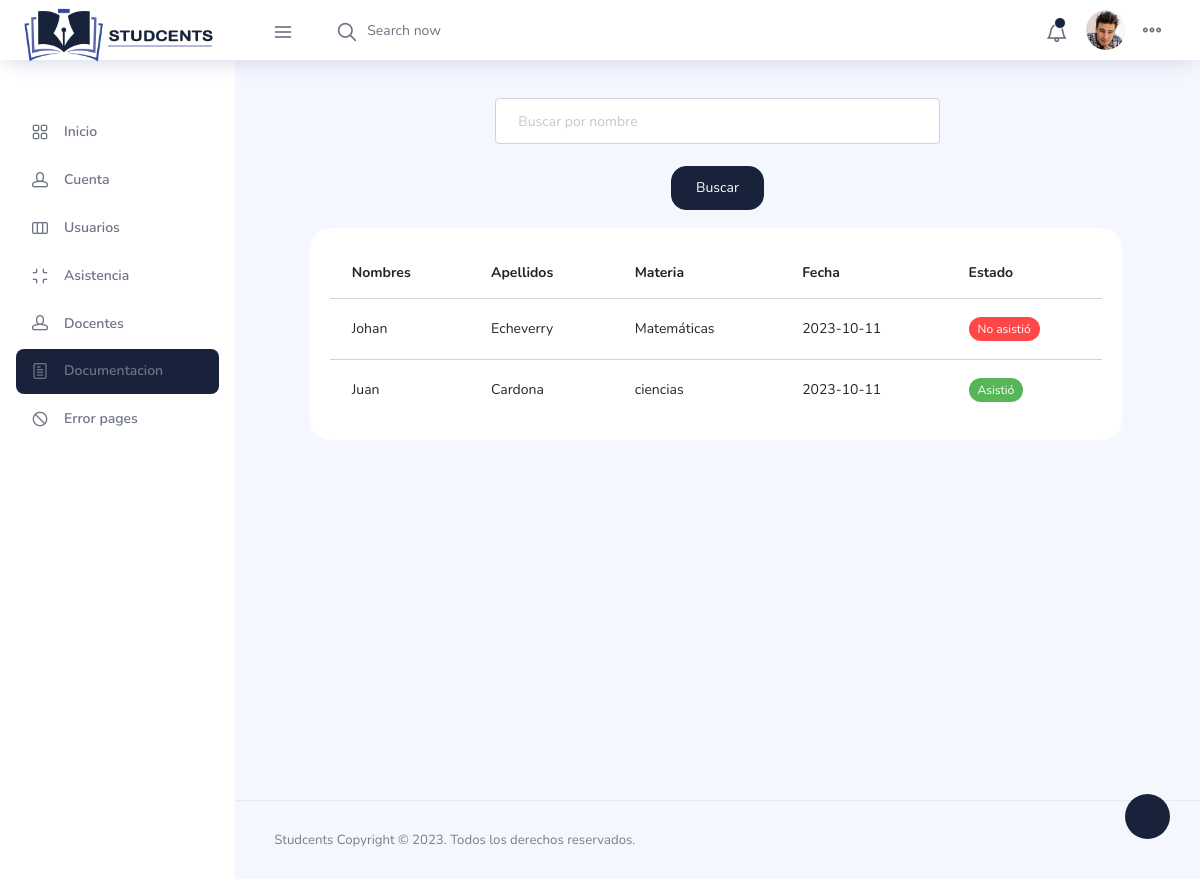
The page /dashboard.php?mod=dropdowns (signed in) on the database its author committed.
### tables this page shows
CREATE TABLE `asistencia` (
  `id_asistencia` int(11) NOT NULL,
  `id_estudiante` int(15) NOT NULL,
  `estado` varchar(5) NOT NULL,
  `fk_materia` int(15) NOT NULL,
  `fecha` date NOT NULL,
  `usuario_registra` int(15) NOT NULL
);

CREATE TABLE `user` (
  `doc` int(15) NOT NULL,
  `tipo_doc` varchar(20) NOT NULL,
  `nom1` varchar(50) NOT NULL,
  `nom2` varchar(50) NOT NULL,
  `ape1` varchar(50) NOT NULL,
  `ape2` varchar(50) NOT NULL,
  `correo` varchar(100) NOT NULL,
  `tel` varchar(30) NOT NULL,
  `id_rol_fk` int(15) NOT NULL,
  `nac` date NOT NULL,
  `edad` int(3) NOT NULL,
  `fk_grupo` int(15) NOT NULL,
  `clave` varchar(101) NOT NULL
);

CREATE TABLE `materia` (
  `id_materia` int(15) NOT NULL,
  `nombre_materia` varchar(50) NOT NULL,
  `fk_id_dia` int(15) NOT NULL
);

### pages/ui-features/dropdowns.php (the view, shortened to what this page needs)
<!DOCTYPE html>
<html lang="en">
<head>
  <link rel="stylesheet" href="../../vendors/feather/feather.css">
  <link rel="stylesheet" href="../../vendors/ti-icons/css/themify-icons.css">
  <link rel="stylesheet" href="../../vendors/css/vendor.bundle.base.css">
  <link rel="stylesheet" href="../../css/vertical-layout-light/styles.css">
</head>
<center>
      <div class="main-panel" style="width: 100%;">
        <div class="content-wrapper">
        <form action="dashboard.php?mod=gestion_usuarios" method="post">
              <input type="text" class="form-control" placeholder="Buscar por nombre" name="txtbuscar" style="width: 50%;">
              <br>
              <button type="submit" class="btn btn-primary" name="btnbuscar">Buscar</button>
          </form>
          <div class="row">
          <div class="col-lg-11 grid-margin stretch-card" style="margin-left: 4%; width: 400px; margin-top: 2%;">
              <div class="card" style="width: 100;">
                <div class="card-body">
                  <div class="table-responsive">
                    <table class="table">
                      <thead>
                        <tr>
                          <th>Nombres</th>
                          <th>Apellidos</th>
                          <th>Materia</th>
                          <th>Fecha</th>
                          <th>Estado</th>
                        </tr>
                      </thead>
                      <tbody>
                        <?php
                          require ("connection.php");
                            $sql = $conn -> query("SELECT id_asistencia, user.nom1, user.ape1, fecha, estado, materia.nombre_materia AS nombre_materia
                            FROM asistencia
                            INNER JOIN user ON asistencia.id_estudiante = user.doc
                            INNER JOIN materia ON asistencia.fk_materia = materia.id_materia;
                            ");
                            while ($resultado = $sql->fetch_assoc()) {
                                echo "<tr>";
                                echo "<td>" . $resultado["nom1"] . "</td>";
                                echo "<td>" . $resultado["ape1"] . "</td>";
                                echo "<td>" . $resultado["nombre_materia"] . "</td>";
                                echo "<td>" . $resultado["fecha"] . "</td>";
                                if ($resultado["estado"] === "si") {
                                  echo '<td><label class="badge badge-success">Asistió</label></td>';
                              } elseif ($resultado["estado"] === "ex") {
                                  echo '<td><label class="badge badge-warning">Excusa</label></td>';
                              } else {
                                  echo '<td><label class="badge badge-danger">No asistió</label></td>';
                              }
                            }
                            ?>
                      </tbody>
                    </table>
                  </div>
                </div>
              </div>
            </div>
            </div>
          </div>
        </div>
        </center>
        <footer class="footer">
          <center>
          <div class="d-sm-flex justify-content-center justify-content-sm-between">
            <span class="text-muted text-center text-sm-left d-block d-sm-inline-block">Studcents Copyright © 2023.  <a href="#" target="_blank"></a>Todos los derechos reservados.</span>
          </div>
          </center>
</footer>
      </div>
    </div>
  </div>
</body>
</html>

### dashboard.php (shortened to what this page needs)
<!DOCTYPE html>
<html lang="en">
<head>
  <link rel="stylesheet" href="vendors/feather/feather.css">
  <link rel="stylesheet" href="vendors/ti-icons/css/themify-icons.css">
  <link rel="stylesheet" href="vendors/css/vendor.bundle.base.css">
  <link rel="stylesheet" href="vendors/datatables.net-bs4/dataTables.bootstrap4.css">
  <link rel="stylesheet" href="vendors/ti-icons/css/themify-icons.css">
  <link rel="stylesheet" type="text/css" href="js/select.dataTables.min.css">
  <link rel="stylesheet" href="css/vertical-layout-light/styles.css">
</head>
<body>
  <div class="container-scroller">
    <nav class="navbar col-lg-12 col-12 p-0 fixed-top d-flex flex-row">
      <div  class="text-center navbar-brand-wrapper d-flex align-items-center justify-content-center">
        <a href="dashboard.php"><img src="images/logo1.png" class="" style="width: 250px; margin-top: 3%;" alt="logo"/></a>
      </div>
      <div class="navbar-menu-wrapper d-flex align-items-center justify-content-end">
        <button class="navbar-toggler navbar-toggler align-self-center" type="button" data-toggle="minimize">
          <span class="icon-menu"></span>
        </button>
        <ul class="navbar-nav mr-lg-2">
          <li class="nav-item nav-search d-none d-lg-block">
            <div class="input-group">
              <div class="input-group-prepend hover-cursor" id="navbar-search-icon">
                <span class="input-group-text" id="search">
                  <i class="icon-search"></i>
                </span>
              </div>
              <input type="text" class="form-control" id="navbar-search-input" placeholder="Search now" aria-label="search" aria-describedby="search">
            </div>
          </li>
        </ul>
        <ul class="navbar-nav navbar-nav-right">
          <li class="nav-item dropdown">
            <a class="nav-link count-indicator dropdown-toggle" id="notificationDropdown" href="#" data-toggle="dropdown">
              <i class="icon-bell mx-0"></i>
              <span class="count"></span>
            </a>
          </li>
          <li class="nav-item nav-profile dropdown">
            <a class="nav-link dropdown-toggle" href="#" data-toggle="dropdown" id="profileDropdown">
              <img src="images/faces/face28.jpg" alt="profile"/>
            </a>
          </li>
          <li class="nav-item nav-settings d-none d-lg-flex">
            <a class="nav-link" href="#">
              <i class="icon-ellipsis"></i>
            </a>
          </li>
        </ul>
      </div>
    </nav>
    <div class="container-fluid page-body-wrapper">
      <div class="theme-setting-wrapper">
        <div id="settings-trigger"><i class="ti-settings"></i></div>
      </div>
      <nav class="sidebar " id="sidebar">
        <ul class="nav" style="margin-top: 20%;">
          <li class="nav-item">
            <a class="nav-link" href="dashboard.php?mod=inicio">
              <i class="icon-grid menu-icon"></i>
              <span class="menu-title">Inicio</span>
            </a>
          </li>
          <li class="nav-item">
            <a class="nav-link" href="dashboard.php?mod=perfil">
              <i class="icon-head menu-icon"></i>
              <span class="menu-title">Cuenta</span>
            </a>
          </li>
          <li class="nav-item">
            <a class="nav-link" href="dashboard.php?mod=Usuarios">
              <i class="icon-columns menu-icon"></i>
              <span class="menu-title">Usuarios</span>
            </a>
          </li>
          <li class="nav-item">
            <a class="nav-link" href="dashboard.php?mod=dropdowns">
              <i class="icon-contract menu-icon"></i>
              <span class="menu-title">Asistencia</span>
            </a>
          </li>
          <li class="nav-item">
            <a class="nav-link" href="dashboard.php?mod=docentes">
              <i class="icon-head menu-icon"></i>
              <span class="menu-title">Docentes</span>
            </a>
          </li>
          <li class="nav-item">
            <a style="background-color: #18223b" class="nav-link" href="./pages/documentation/documentation.php">
              <i class="icon-paper menu-icon"></i>
              <span class="menu-title">Documentacion</span>
            </a>
          </li>
          <li class="nav-item">
            <a class="nav-link" data-toggle="collapse" href="#error" aria-expanded="false" aria-controls="error">
              <i class="icon-ban menu-icon"></i>
              <span class="menu-title">Error pages</span>
              <i class="menu-arrow"></i>
            </a>
          </li>
        </ul>
      </nav>
      <div class="main-panel">
      <?php
                if(@ $_GET['mod']==""){
                    require_once("./pages/inicio.php");
                }else
                    if(@ $_GET['mod']=="inicio"){
                        require_once("./pages/inicio.php");
                    }else
                      if(@ $_GET['mod']=="grupos"){
                      require_once("./pages/ui-features/grupos.php");
                    }else
                      if(@ $_GET['mod']=="dropdowns"){
                      require_once("./pages/ui-features/dropdowns.php");
                    }
        ?>
</body>
</html>

### rows shown on the page
asistencia: id_estudiante.nom1 "Johan", id_estudiante.ape1 "Echeverry", fk_materia.nombre_materia "Matemáticas", fecha "2023-10-11", estado "No asistió"
asistencia: id_estudiante.nom1 "Juan", id_estudiante.ape1 "Cardona", fk_materia.nombre_materia "ciencias", fecha "2023-10-11", estado "Asistió"
